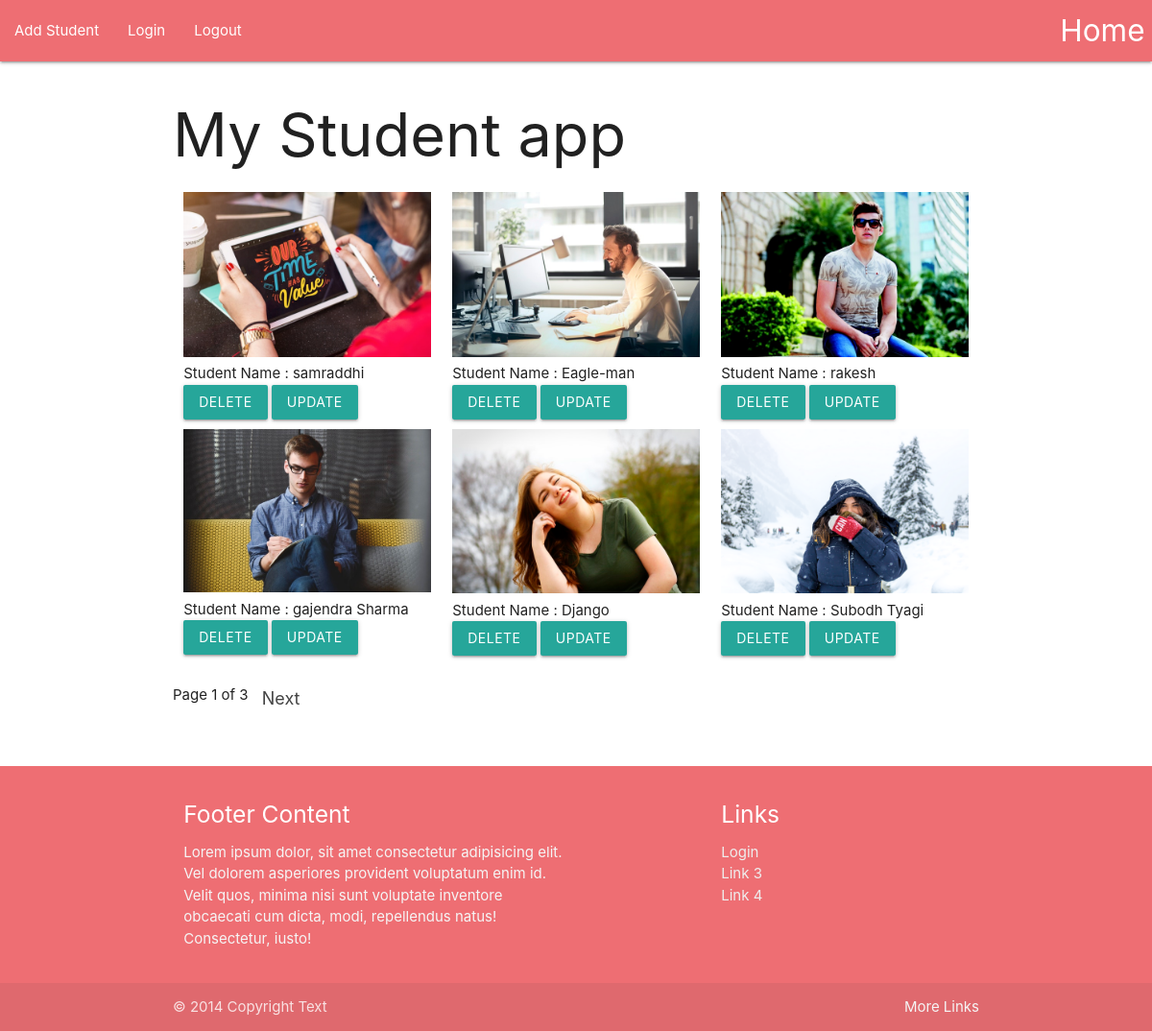
The page / on the database its author committed.
### sitaji/models.py (models this page shows, shortened)
class student(models.Model):
    name = models.CharField(max_length=50)
    fname = models.CharField(max_length = 50)
    email = models.CharField(max_length= 100)
    intro = models.TextField(default="")
    image = models.FileField()

### sitaji/views.py (the view)
# urls.py: path('', views.indexView.as_view(), name="index"),
class indexView(generic.ListView):
	template_name = 'sitaji/index.html'
	context_object_name ="students"
	paginate_by = 6
	def get_queryset(self):
		return student.objects.all()

### sitaji/templates/sitaji/index.html (shortened to what this page needs)
{% extends 'sitaji/base.html' %}
{% block body %}
<div class="container">
    <h1>My Student app</h1>
    <div class="row">
    {% for student in students %}
        <div class="col s4" style="margin-bottom: 10px;">
             <a href="{% url 'sitaji:detail' student.id %}"><img class="responsive-img"  src="{{student.image.url}}" alt="student Photo" ></a> <br/>
             Student Name  : {{student.name}} <br/>
             <a class="btn" href="{% url 'sitaji:delete-student' student.id %}">Delete</a>
             <a class="btn" href="{% url 'sitaji:update-student' student.id %}">Update</a>
        </div>
    {% endfor %}
    </div>
        {% include 'sitaji/pagination.html' %}
    </div>
{% endblock %}

### rows shown on the page
student: image (picture), name "samraddhi"
student: image (picture), name "Eagle-man"
student: image (picture), name "rakesh"
student: image (picture), name "gajendra Sharma"
student: image (picture), name "Django"
student: image (picture), name "Subodh Tyagi"

### other values the page prints
{{ page_obj.number }} "1"
{{ page_obj.paginator.num_pages }} "3"
